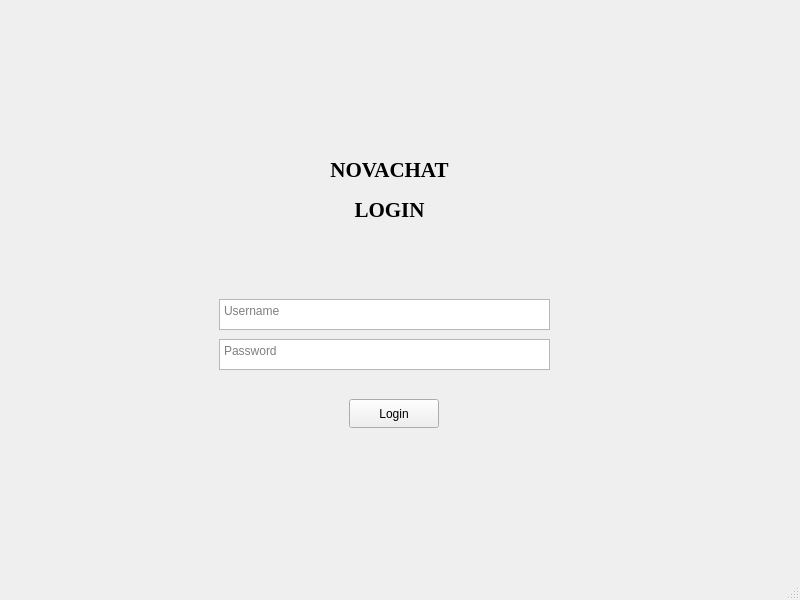
<?xml version="1.0" encoding="UTF-8"?>
<ui version="4.0">
 <class>Login_Window</class>
 <widget class="QMainWindow" name="Login_Window">
  <property name="geometry">
   <rect>
    <x>0</x>
    <y>0</y>
    <width>800</width>
    <height>600</height>
   </rect>
  </property>
  <property name="windowTitle">
   <string>Login_Window</string>
  </property>
  <property name="layoutDirection">
   <enum>Qt::LayoutDirection::LeftToRight</enum>
  </property>
  <property name="autoFillBackground">
   <bool>false</bool>
  </property>
  <widget class="QWidget" name="centralwidget">
   <layout class="QGridLayout" name="gridLayout">
    <item row="0" column="0">
     <widget class="QWidget" name="widget" native="true">
      <property name="layoutDirection">
       <enum>Qt::LayoutDirection::LeftToRight</enum>
      </property>
      <widget class="QLabel" name="label">
       <property name="geometry">
        <rect>
         <x>270</x>
         <y>120</y>
         <width>221</width>
         <height>81</height>
        </rect>
       </property>
       <property name="font">
        <font>
         <family>Times New Roman</family>
         <pointsize>16</pointsize>
         <bold>true</bold>
        </font>
       </property>
       <property name="text">
        <string>NOVACHAT</string>
       </property>
       <property name="alignment">
        <set>Qt::AlignmentFlag::AlignCenter</set>
       </property>
      </widget>
      <widget class="QLabel" name="label_2">
       <property name="geometry">
        <rect>
         <x>270</x>
         <y>160</y>
         <width>221</width>
         <height>81</height>
        </rect>
       </property>
       <property name="font">
        <font>
         <family>Times New Roman</family>
         <pointsize>16</pointsize>
         <bold>true</bold>
        </font>
       </property>
       <property name="text">
        <string>LOGIN</string>
       </property>
       <property name="alignment">
        <set>Qt::AlignmentFlag::AlignCenter</set>
       </property>
      </widget>
      <widget class="QTextEdit" name="textEdit">
       <property name="geometry">
        <rect>
         <x>210</x>
         <y>290</y>
         <width>331</width>
         <height>31</height>
        </rect>
       </property>
       <property name="cursor" stdset="0">
        <cursorShape>ArrowCursor</cursorShape>
       </property>
       <property name="placeholderText">
        <string>Username</string>
       </property>
      </widget>
      <widget class="QTextEdit" name="textEdit_2">
       <property name="geometry">
        <rect>
         <x>210</x>
         <y>330</y>
         <width>331</width>
         <height>31</height>
        </rect>
       </property>
       <property name="placeholderText">
        <string>Password</string>
       </property>
      </widget>
      <widget class="QPushButton" name="pushButton">
       <property name="geometry">
        <rect>
         <x>340</x>
         <y>390</y>
         <width>90</width>
         <height>29</height>
        </rect>
       </property>
       <property name="text">
        <string>Login</string>
       </property>
      </widget>
     </widget>
    </item>
   </layout>
  </widget>
  <widget class="QStatusBar" name="statusbar"/>
 </widget>
 <resources/>
 <connections/>
</ui>
